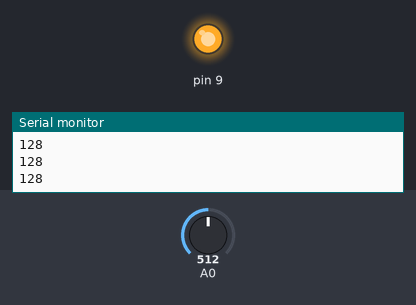
Recording of a sketch running on a simulated Arduino Uno, built with avr-gcc and run on an emulated ATmega328P. Shown: output pins drawn as LEDs (lit = HIGH), the last lines printed to the serial monitor. The inputs (shaded band) are chosen by the test bench; at power-on: A0 = 512.

Above: at 1.2 s.
1.3 s: A0 set to 715
2.8 s: A0 set to 737
At 4.0 s:
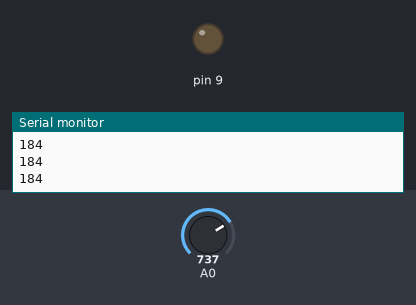
4.3 s: A0 set to 716
At 5.1 s:
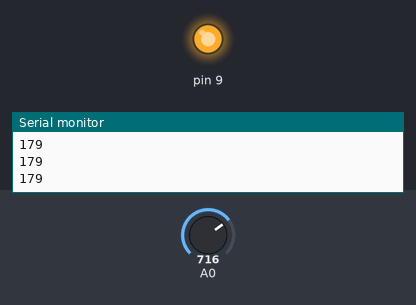
5.8 s: A0 set to 900
At 6.3 s:
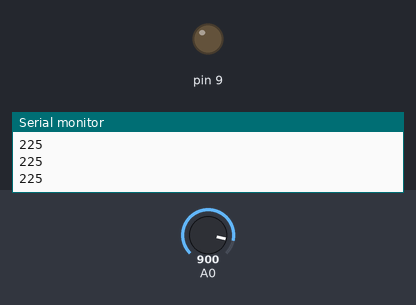
Timing chart, 0 to 8.3 s (numbered marks = the images above; inputs shaded):
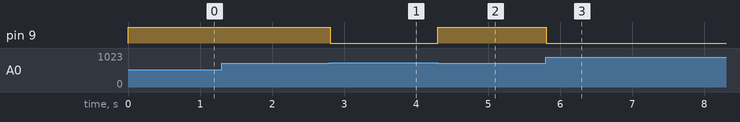

The sketch:

inOutAnalog.ino
```cpp
int inValue = 0;
int outValue = 0;

void setup() {
  Serial.begin(9600);
  pinMode(9, OUTPUT);
}

void loop() {
  inValue = analogRead(0);
  outValue = inValue / 4;

//new added
  if (outValue > 180) {
    digitalWrite(9, LOW);
  } else {
    digitalWrite(9, HIGH);
  }

//  analogWrite(9, outValue);
  Serial.println(outValue);
  delay(10);
}
```

Measured:
- the behaviour switches between 723 and 724 on A0 (found by bisection; images 0 and 1)
- after the input at 2.8 s, pin 9: HIGH → LOW at once
- after the input at 4.3 s, pin 9: LOW → HIGH at once
- after the input at 5.8 s, pin 9: HIGH → LOW at once
